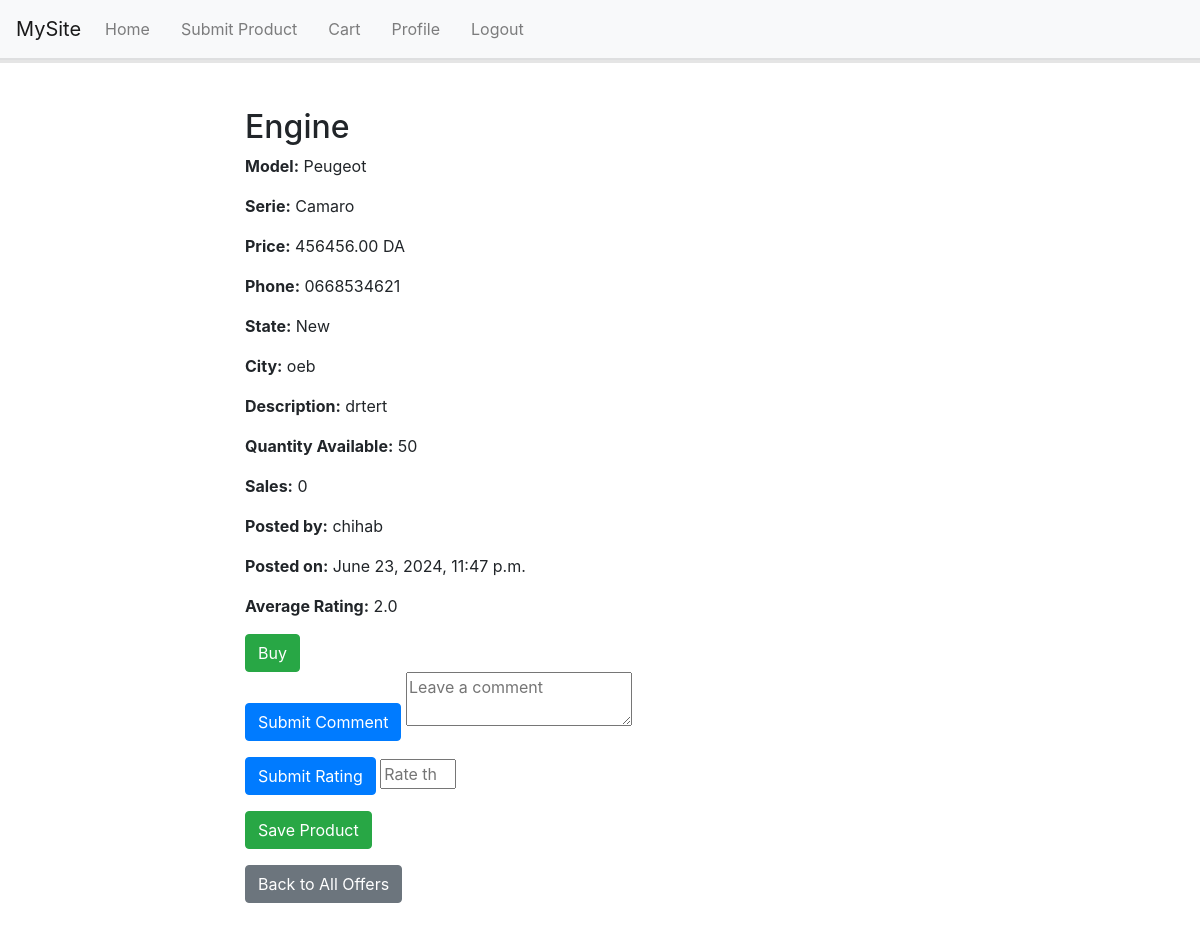
Page /product/3/ on the earlier database version.
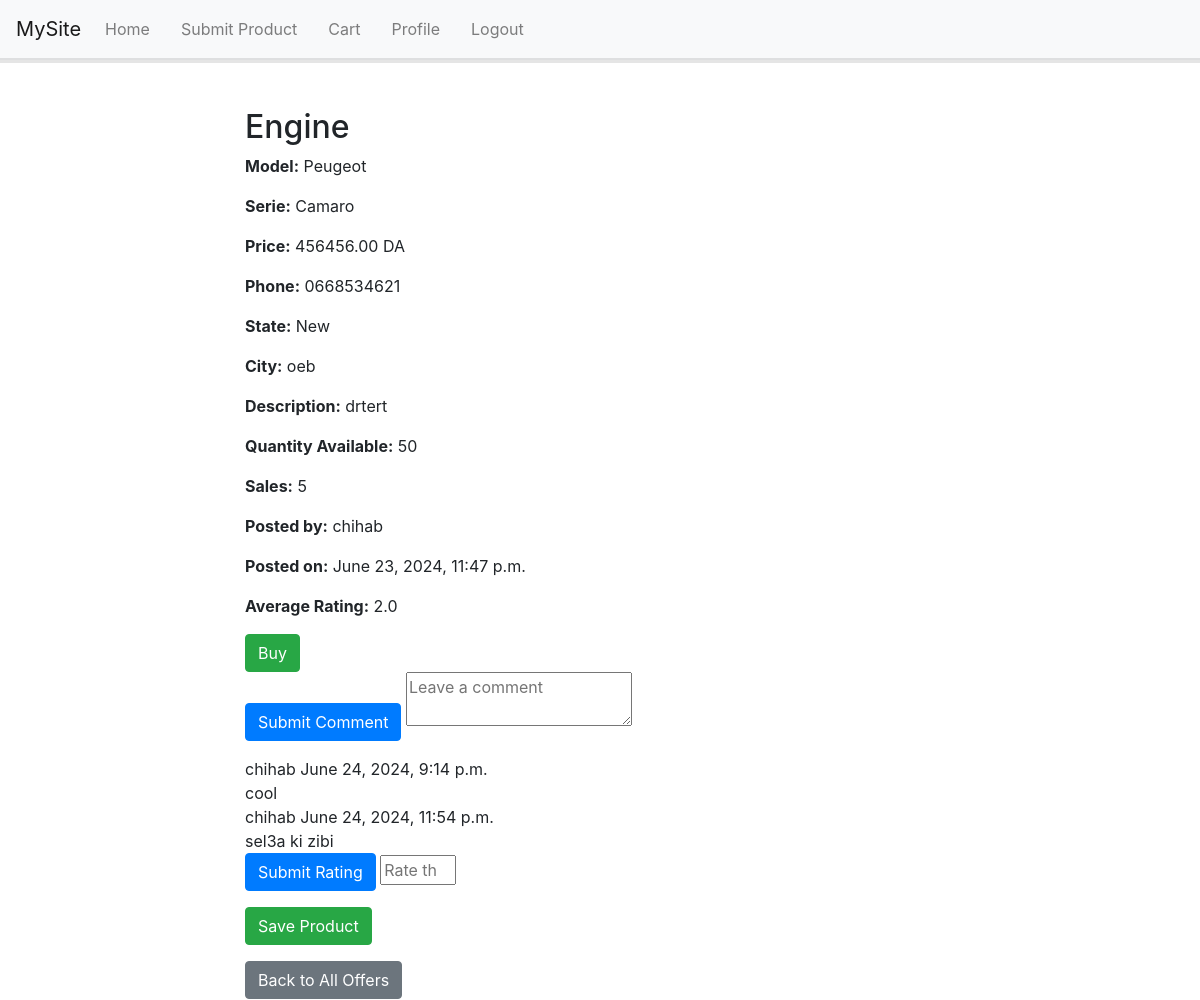
Same page on the later database version.
### users/models.py (models this page shows, shortened)
class Product(models.Model):
    user = models.ForeignKey("custom_user", on_delete=models.CASCADE)
    name = models.CharField(max_length=255)
    car_model = models.CharField(max_length=255)
    car_serie = models.CharField(max_length=255)
    piece = models.CharField(max_length=255)
    price = models.DecimalField(max_digits=10, decimal_places=2)
    phone_number = models.CharField(max_length=15)
    STATE_CHOICES = [
        ('new', 'New'),
        ('used', 'Used'),
    ]
    state = models.CharField(max_length=4, choices=STATE_CHOICES)
    city = models.ForeignKey(Wilaya, on_delete=models.CASCADE)
    description = models.TextField(blank=True, null=True)
    created_at = models.DateTimeField(auto_now_add=True)
    quantity = models.PositiveIntegerField(default=0)
    sales = models.PositiveIntegerField(default=0)
    total_rating = models.FloatField(default=0)
    rating_count = models.PositiveIntegerField(default=0)
    @property
    def average_rating(self):
        if self.rating_count == 0:
            return 0
        return self.total_rating / self.rating_count

class Wilaya(models.Model):
    name = models.CharField(max_length=100)
    def __str__(self):
        return self.name

class custom_user(AbstractUser):
    phone_num = models.CharField(max_length=15)
    profile_pic = models.ImageField(upload_to='user_pic/')
    subscribed = models.BooleanField(default=False)

class Comment(models.Model):
    user = models.ForeignKey(User, on_delete=models.CASCADE)
    product = models.ForeignKey(Product, on_delete=models.CASCADE)
    content = models.CharField(max_length=360)
    timestamp = models.DateTimeField(auto_now_add=True)

### users/views.py (the view, shortened to what this page needs)
# urls.py: path('product/<int:product_id>/', views.product_detail_view, name='product_detail'),
def product_detail_view(request, product_id):
    product = get_object_or_404(Product, id=product_id)
    comments = Comment.objects.filter(product=product)
    return render(request, 'users/product_detail.html', {
        'product': product,
        'comments': comments,
    })

### users/templates/users/product_detail.html (shortened to what this page needs)
{% extends "users/layout.html" %}
{% block content %}
<div class="container mt-5">
    <div class="row">
        <div class="col-md-8 offset-md-2">
            <h2>{{ product.piece }}</h2>
            <p><strong>Model:</strong> {{ product.car_model }}</p>
            <p><strong>Serie:</strong> {{ product.car_serie }}</p>
            <p><strong>Price:</strong> {{ product.price }} DA</p>
            <p><strong>Phone:</strong> {{ product.phone_number }}</p>
            <p><strong>State:</strong> {{ product.get_state_display }}</p>
            <p><strong>City:</strong> {{ product.city }}</p>
            <p><strong>Description:</strong> {{ product.description }}</p>
            <p><strong>Quantity Available:</strong> {{ product.quantity }}</p>
            <p><strong>Sales:</strong> {{ product.sales }}</p>
            <p><strong>Posted by:</strong> {{ product.user.username }}</p>
            <p><strong>Posted on:</strong> {{ product.created_at }}</p>
            <p><strong>Average Rating:</strong> {{ product.average_rating }}</p>
            <a href="{% url 'buy_product' product.id %}" class="btn btn-success">Buy</a>
            <form method="post" action="{% url 'product_detail' product.id %}">
                <button type="submit" class="btn btn-primary">Submit Comment</button>
                <textarea name="comment" placeholder="Leave a comment" required></textarea>
            </form>
            {% for comment in comments %}
            <div class="comment">
                <div class="comment-header">
                    <span class="username">{{ comment.user.username }}</span>
                    <span class="timestamp">{{ comment.timestamp }}</span>
                </div>
                <div class="comment-content">{{ comment.content }}</div>
            </div>
            {% endfor %}
            <form method="post" action="{% url 'product_detail' product.id %}">
                <button type="submit" class="btn btn-primary" name="rating">Submit Rating</button>
                <input type="number" name="rating" placeholder="Rate this product (1-5)" min="1" max="5" required>
            </form>
            <form method="post" action="{% url 'save_product' product.id %}">
                <button type="submit" class="btn btn-success">Save Product</button>
            </form>
            <a href="{% url 'index' %}" class="btn btn-secondary">Back to All Offers</a>
        </div>
    </div>
</div>
{% endblock %}

Differences in the rows shown:
changed Product "Engine": sales "0" → "5"
added Comment: user.username "chihab", timestamp "June 24, 2024, 9:14 p.m.", content "cool"
added Comment: user.username "chihab", timestamp "June 24, 2024, 11:54 p.m.", content "sel3a ki zibi"
